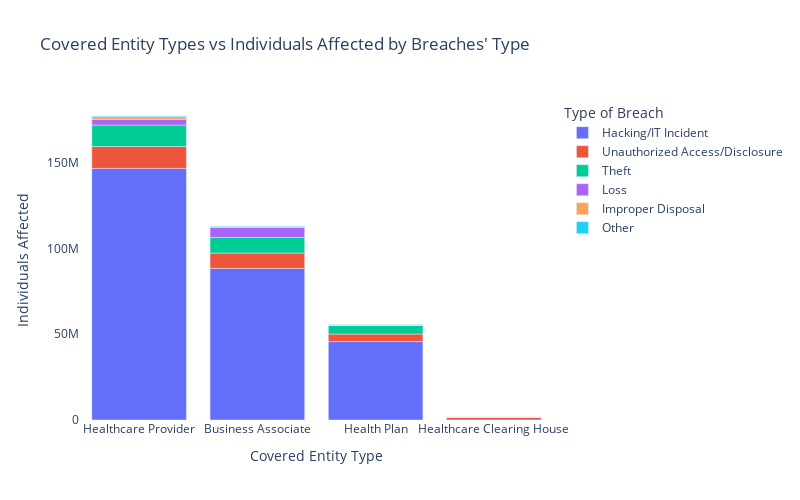

Notebook source saved alongside this figure:
### Markdown cell above
The majority of the breaches in our dataset have been reported by healthcare providers, while business associates and health plans constitute a minority. Moreover, the number of incidences for all these categories has been increasing over the years since 2009.

### Code cell
toggle_code()

covered_types = scatter_plot.groupby(['Type of Breach', 'Covered Entity Type']).agg(np.sum).reset_index()
covered_types['Number of Breaches'] = scatter_plot.groupby(['Type of Breach', 'Covered Entity Type']).size().values
covered_types = covered_types[covered_types['Type of Breach'].isin(data['Type of Breach'].value_counts().index[:6])]
covered_types = covered_types[covered_types['Covered Entity Type']!=''].sort_values(by='Number of Breaches', ascending=False)

fig = px.bar(covered_types, y="Individuals Affected", x="Covered Entity Type", color="Type of Breach", title="Covered Entity Types vs Individuals Affected by Breaches' Type")
fig.update_layout(plot_bgcolor='white', xaxis = dict(tickmode = 'linear', tick0 = 1), width=800, height=500)
fig.show()

### Figure 1 — Plotly figure (JSON) as saved in the notebook; plotly's stock layout.template omitted (floating-point values rounded to 4 significant figures)
{"data": [{"alignmentgroup": "True", "hovertemplate": "Type of Breach=Hacking/IT Incident<br>Covered Entity Type=%{x}<br>Individuals Affected=%{y}<extra></extra>", "legendgroup": "Hacking/IT Incident", "marker": {"color": "#636efa", "pattern": {"shape": ""}}, "name": "Hacking/IT Incident", "offsetgroup": "Hacking/IT Incident", "orientation": "v", "showlegend": true, "textposition": "auto", "type": "bar", "x": ["Healthcare Provider", "Business Associate", "Health Plan", "Healthcare Clearing House"], "xaxis": "x", "y": [146569110, 88315313, 45682489, 61670], "yaxis": "y"}, {"alignmentgroup": "True", "hovertemplate": "Type of Breach=Unauthorized Access/Disclosure<br>Covered Entity Type=%{x}<br>Individuals Affected=%{y}<extra></extra>", "legendgroup": "Unauthorized Access/Disclosure", "marker": {"color": "#EF553B", "pattern": {"shape": ""}}, "name": "Unauthorized Access/Disclosure", "offsetgroup": "Unauthorized Access/Disclosure", "orientation": "v", "showlegend": true, "textposition": "auto", "type": "bar", "x": ["Healthcare Provider", "Health Plan", "Business Associate", "Healthcare Clearing House"], "xaxis": "x", "y": [12710889, 4374498, 8918575, 1571200], "yaxis": "y"}, {"alignmentgroup": "True", "hovertemplate": "Type of Breach=Theft<br>Covered Entity Type=%{x}<br>Individuals Affected=%{y}<extra></extra>", "legendgroup": "Theft", "marker": {"color": "#00cc96", "pattern": {"shape": ""}}, "name": "Theft", "offsetgroup": "Theft", "orientation": "v", "showlegend": true, "textposition": "auto", "type": "bar", "x": ["Healthcare Provider", "Business Associate", "Health Plan", "Healthcare Clearing House"], "xaxis": "x", "y": [12521345, 9052729, 5077390, 11250], "yaxis": "y"}, {"alignmentgroup": "True", "hovertemplate": "Type of Breach=Loss<br>Covered Entity Type=%{x}<br>Individuals Affected=%{y}<extra></extra>", "legendgroup": "Loss", "marker": {"color": "#ab63fa", "pattern": {"shape": ""}}, "name": "Loss", "offsetgroup": "Loss", "orientation": "v", "showlegend": true, "textposition": "auto", "type": "bar", "x": ["Healthcare Provider", "Business Associate", "Health Plan", "Healthcare Clearing House"], "xaxis": "x", "y": [3364455, 5851625, 135255, 500], "yaxis": "y"}, {"alignmentgroup": "True", "hovertemplate": "Type of Breach=Improper Disposal<br>Covered Entity Type=%{x}<br>Individuals Affected=%{y}<extra></extra>", "legendgroup": "Improper Disposal", "marker": {"color": "#FFA15A", "pattern": {"shape": ""}}, "name": "Improper Disposal", "offsetgroup": "Improper Disposal", "orientation": "v", "showlegend": true, "textposition": "auto", "type": "bar", "x": ["Healthcare Provider", "Health Plan", "Business Associate", "Healthcare Clearing House"], "xaxis": "x", "y": [1515179, 39434, 516756, 4204], "yaxis": "y"}, {"alignmentgroup": "True", "hovertemplate": "Type of Breach=Other<br>Covered Entity Type=%{x}<br>Individuals Affected=%{y}<extra></extra>", "legendgroup": "Other", "marker": {"color": "#19d3f3", "pattern": {"shape": ""}}, "name": "Other", "offsetgroup": "Other", "orientation": "v", "showlegend": true, "textposition": "auto", "type": "bar", "x": ["Healthcare Provider", "Business Associate", "Health Plan"], "xaxis": "x", "y": [397306, 380912, 149436], "yaxis": "y"}], "layout": {"barmode": "relative", "height": 500, "legend": {"title": {"text": "Type of Breach"}, "tracegroupgap": 0}, "plot_bgcolor": "white", "title": {"text": "Covered Entity Types vs Individuals Affected by Breaches' Type"}, "width": 800, "xaxis": {"anchor": "y", "domain": [0, 1], "tick0": 1, "tickmode": "linear", "title": {"text": "Covered Entity Type"}}, "yaxis": {"anchor": "x", "domain": [0, 1], "title": {"text": "Individuals Affected"}}}}
